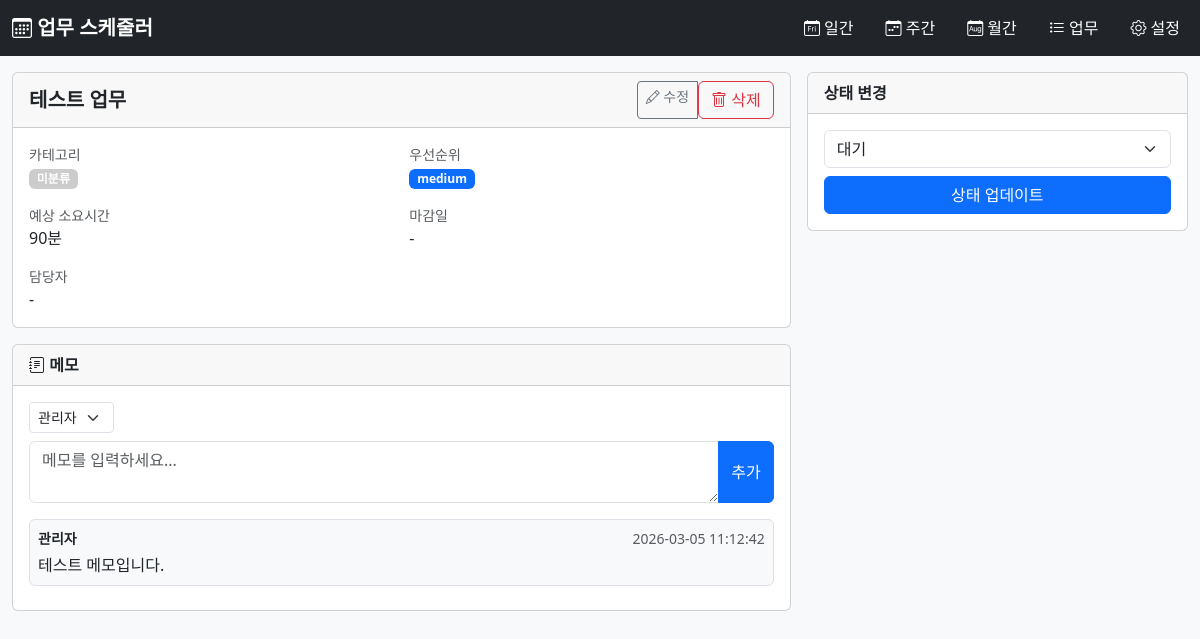
Page /tasks/2 on the committed database.
### tables this page shows
CREATE TABLE tasks (
    id INTEGER PRIMARY KEY AUTOINCREMENT,
    title TEXT NOT NULL,
    description TEXT,
    category_id INTEGER REFERENCES categories(id),
    priority TEXT NOT NULL DEFAULT 'medium' CHECK(priority IN ('low', 'medium', 'high', 'urgent')),
    estimated_minutes INTEGER NOT NULL DEFAULT 60,
    status TEXT NOT NULL DEFAULT 'pending' CHECK(status IN ('pending', 'in_progress', 'completed', 'cancelled')),
    due_date DATE,
    created_by INTEGER REFERENCES users(id),
    created_at TIMESTAMP DEFAULT CURRENT_TIMESTAMP,
    updated_at TIMESTAMP DEFAULT CURRENT_TIMESTAMP
);

CREATE TABLE task_notes (
    id INTEGER PRIMARY KEY AUTOINCREMENT,
    task_id INTEGER NOT NULL REFERENCES tasks(id) ON DELETE CASCADE,
    user_id INTEGER REFERENCES users(id),
    content TEXT NOT NULL,
    created_at TIMESTAMP DEFAULT CURRENT_TIMESTAMP
);

CREATE TABLE users (
    id INTEGER PRIMARY KEY AUTOINCREMENT,
    name TEXT NOT NULL,
    email TEXT NOT NULL UNIQUE,
    role TEXT NOT NULL DEFAULT 'member' CHECK(role IN ('admin', 'member')),
    created_at TIMESTAMP DEFAULT CURRENT_TIMESTAMP
);

### app/blueprints/tasks/routes.py (the view)
@tasks_bp.route('/<int:task_id>')
def task_detail(task_id):
    task, assignees = task_repo.get_task_by_id(task_id)
    if not task:
        flash('업무를 찾을 수 없습니다.', 'danger')
        return redirect(url_for('tasks.task_list'))
    notes = task_repo.get_task_notes(task_id)
    categories = category_repo.get_all_categories()
    users = user_repo.get_all_users()
    return render_template('tasks/detail.html', task=task, assignees=assignees,
                           notes=notes, categories=categories, users=users)

### app/db.py (called while the page is built)
def get_db():
    if 'db' not in g:
        g.db = sqlite3.connect(
            current_app.config['DATABASE'],
            detect_types=sqlite3.PARSE_DECLTYPES
        )
        g.db.row_factory = sqlite3.Row
    return g.db

### app/repositories/category_repo.py (called while the page is built)
def get_all_categories():
    db = get_db()
    return db.execute(
        'SELECT id, name, color FROM categories ORDER BY name'
    ).fetchall()

### app/repositories/task_repo.py (called while the page is built)
def get_task_by_id(task_id):
    db = get_db()
    task = db.execute('''
        SELECT t.*, c.name as category_name, c.color as category_color
        FROM tasks t
        LEFT JOIN categories c ON t.category_id = c.id
        WHERE t.id = ?
    ''', (task_id,)).fetchone()
    if task:
        assignees = db.execute('''
            SELECT u.id, u.name FROM users u
            JOIN task_assignees ta ON u.id = ta.user_id
            WHERE ta.task_id = ?
        ''', (task_id,)).fetchall()
        return dict(task), [dict(a) for a in assignees]
    return None, []

def get_task_notes(task_id):
    db = get_db()
    return db.execute('''
        SELECT tn.id, tn.content, tn.created_at, u.name as author
        FROM task_notes tn
        LEFT JOIN users u ON tn.user_id = u.id
        WHERE tn.task_id = ?
        ORDER BY tn.created_at DESC
    ''', (task_id,)).fetchall()

### app/repositories/user_repo.py (called while the page is built)
def get_all_users():
    db = get_db()
    return db.execute(
        'SELECT id, name, email, role, created_at FROM users ORDER BY name'
    ).fetchall()

### app/templates/tasks/detail.html (shortened to what this page needs)
{% extends 'base.html' %}
{% block content %}
<div class="row g-3">
    <div class="col-lg-8">
        <div class="card mb-3">
            <div class="card-header d-flex justify-content-between align-items-center">
                <span class="fw-semibold fs-5">{{ task.title }}</span>
                <div class="btn-group btn-group-sm">
                    <a href="{{ url_for('tasks.edit_task', task_id=task.id) }}" class="btn btn-outline-secondary"><i class="bi bi-pencil"></i> 수정</a>
                    <form method="post" action="{{ url_for('tasks.delete_task', task_id=task.id) }}" onsubmit="return confirm('삭제하시겠습니까?')" class="d-inline">
                        <button class="btn btn-outline-danger"><i class="bi bi-trash"></i> 삭제</button>
                    </form>
                </div>
            </div>
            <div class="card-body">
                <div class="row g-3">
                    <div class="col-md-6">
                        <small class="text-muted d-block">카테고리</small>
                        <span class="badge" style="background:{{ task.category_color or '#ccc' }}">{{ task.category_name or '미분류' }}</span>
                    </div>
                    <div class="col-md-6">
                        <small class="text-muted d-block">우선순위</small>
                        {% set p_map = {'urgent':'danger','high':'warning','medium':'primary','low':'secondary'} %}
                        <span class="badge bg-{{ p_map[task.priority] }}">{{ task.priority }}</span>
                    </div>
                    <div class="col-md-6">
                        <small class="text-muted d-block">예상 소요시간</small>
                        {{ task.estimated_minutes }}분
                    </div>
                    <div class="col-md-6">
                        <small class="text-muted d-block">마감일</small>
                        {{ task.due_date or '-' }}
                    </div>
                    <div class="col-12">
                        <small class="text-muted d-block">담당자</small>
                        {{ assignees | map(attribute='name') | join(', ') or '-' }}
                    </div>
                </div>
            </div>
        </div>
        <div class="card">
            <div class="card-header fw-semibold"><i class="bi bi-journal-text"></i> 메모</div>
            <div class="card-body">
                <form method="post" action="{{ url_for('tasks.add_note', task_id=task.id) }}" class="mb-3">
                    <div class="mb-2">
                        <select name="user_id" class="form-select form-select-sm" style="width:auto">
                            {% for user in users %}
                            <option value="{{ user['id'] }}">{{ user['name'] }}</option>
                            {% endfor %}
                        </select>
                    </div>
                    <div class="input-group">
                        <textarea name="content" class="form-control" rows="2" placeholder="메모를 입력하세요..."></textarea>
                        <button class="btn btn-primary" type="submit">추가</button>
                    </div>
                </form>
                {% for note in notes %}
                <div class="border rounded p-2 mb-2 bg-light">
                    <div class="d-flex justify-content-between">
                        <strong class="small">{{ note['author'] or '익명' }}</strong>
                        <small class="text-muted">{{ note['created_at'] }}</small>
                    </div>
                    <div class="mt-1">{{ note['content'] }}</div>
                </div>
                {% else %}
                <div class="text-muted text-center py-2">메모가 없습니다.</div>
                {% endfor %}
            </div>
        </div>
    </div>
    <div class="col-lg-4">
        <div class="card">
            <div class="card-header fw-semibold">상태 변경</div>
            <div class="card-body">
                <form method="post" action="{{ url_for('tasks.update_status', task_id=task.id) }}">
                    <select name="status" class="form-select mb-2">
                        {% for s, label in [('pending','대기'),('in_progress','진행중'),('completed','완료'),('cancelled','취소')] %}
                        <option value="{{ s }}" {% if task.status == s %}selected{% endif %}>{{ label }}</option>
                        {% endfor %}
                    </select>
                    <button type="submit" class="btn btn-primary w-100">상태 업데이트</button>
                </form>
            </div>
        </div>
    </div>
</div>
{% endblock %}

### rows in the picture
tasks: title "테스트 업무", priority "medium", estimated_minutes "90", status "대기"
task_notes: name "관리자", created_at "2026-03-05 11:12:42", content "테스트 메모입니다."

### other values in the picture
{{ task.category_name or '미분류' }} "미분류"
{{ task.due_date or '-' }} "-"
{{ assignees | map(attribute='name') | join(', ') or '-' }} "-"
form field user_id "관리자"
